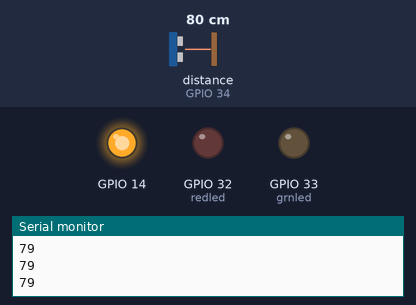
This sketch was run on a simulated ESP32. Parts: output pins drawn as LEDs (lit = HIGH), the last lines printed to the serial monitor. Wiring (inferred from the names in the program): ultrasonic range finder: trigger GPIO 35; echo GPIO 34. Dashed ring = blinking. The inputs (shaded band) are chosen by the test bench; at power-on: distance to the obstacle (sensor on GPIO 34) 80 cm. The echo pulse lasts 58.3 µs per cm; pins used as bus, display or sensor lines are not drawn.

Above: at 1.3 s.
1.4 s: distance to the obstacle (sensor on GPIO 34) set to 19 cm
2.9 s: distance to the obstacle (sensor on GPIO 34) set to 14 cm
At 5.8 s:
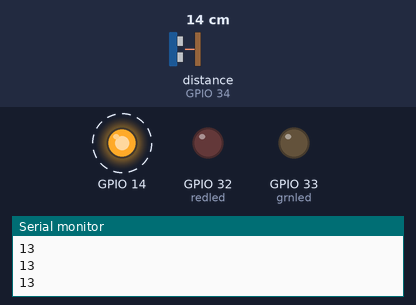
5.9 s: distance to the obstacle (sensor on GPIO 34) set to 18 cm
At 6.8 s:
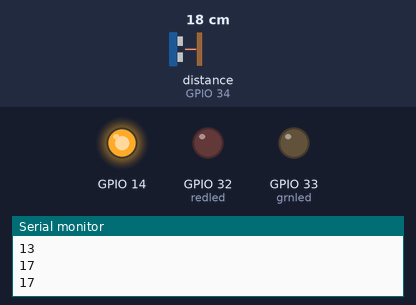
7.4 s: distance to the obstacle (sensor on GPIO 34) set to 2 cm
At 7.88 s:
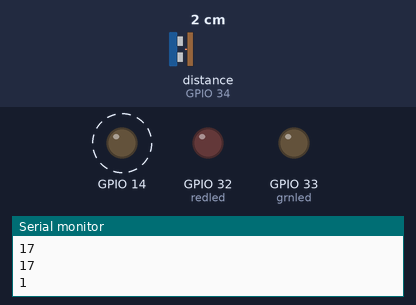
Timing chart, 0 to 11.4 s (numbered marks = the images above; inputs shaded):
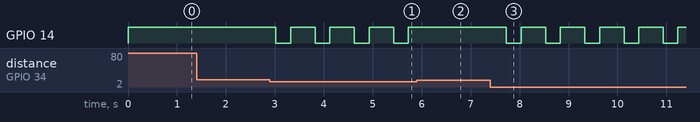

Measured:
- the behaviour switches between 17 and 16 cm on distance to the obstacle (sensor on GPIO 34) (found by bisection; images 0 and 1)
- after the input at 2.9 s, GPIO 14: alternates HIGH for 0.50 s and LOW for 0.30 s, starting after 0.12 s
- after the input at 5.9 s, GPIO 14: stops changing and stays HIGH
- after the input at 7.4 s, GPIO 14: alternates HIGH for 0.50 s and LOW for 0.30 s, starting after 0.33 s

The sketch:

Sanitizer_V2.ino
```cpp
#include "Arduino.h"
#include "ThingSpeak.h"
#include<Wifi.h>
const int trigPin1 = 35;
const int echoPin1 = 34;
#define redled 32
#define grnled 33
unsigned long ch_no = 1504407;//Replace with Thingspeak Channel number
const char * write_api = "1X1AK0AQ0UUM1U8P";//Replace with Thingspeak write API
char auth[] = "mwa0000023187883";
char ssid[] = "DESKTOP-S8KH4G2 4224";
char pass[] = "88888888";
unsigned long startMillis;
unsigned long currentMillis;
const unsigned long period = 600000;
WiFiClient  client;
long duration1;
int distance1;
void setup()
{
  pinMode(trigPin1, OUTPUT);
  pinMode(echoPin1, INPUT);
  pinMode(redled, OUTPUT);
  pinMode(grnled, OUTPUT);
  digitalWrite(redled, LOW);
  digitalWrite(grnled, LOW);
  pinMode(14,OUTPUT);
  Serial.begin(115200);


}
void loop()
{


  digitalWrite(trigPin1, LOW);
  delayMicroseconds(2);
  digitalWrite(trigPin1,HIGH);
  delayMicroseconds(50);
  digitalWrite(trigPin1, LOW);
  duration1 = pulseIn(echoPin1, HIGH);
  distance1 = duration1 * 0.034 / 2;
  Serial.println(distance1);
  if (distance1 <= 15)
  {
    digitalWrite(14,LOW);
    delay(300);
    digitalWrite(14, HIGH);
    delay(500);

  }
  else
  {

    digitalWrite(14, HIGH);
    delay(500);
  }

}
```
